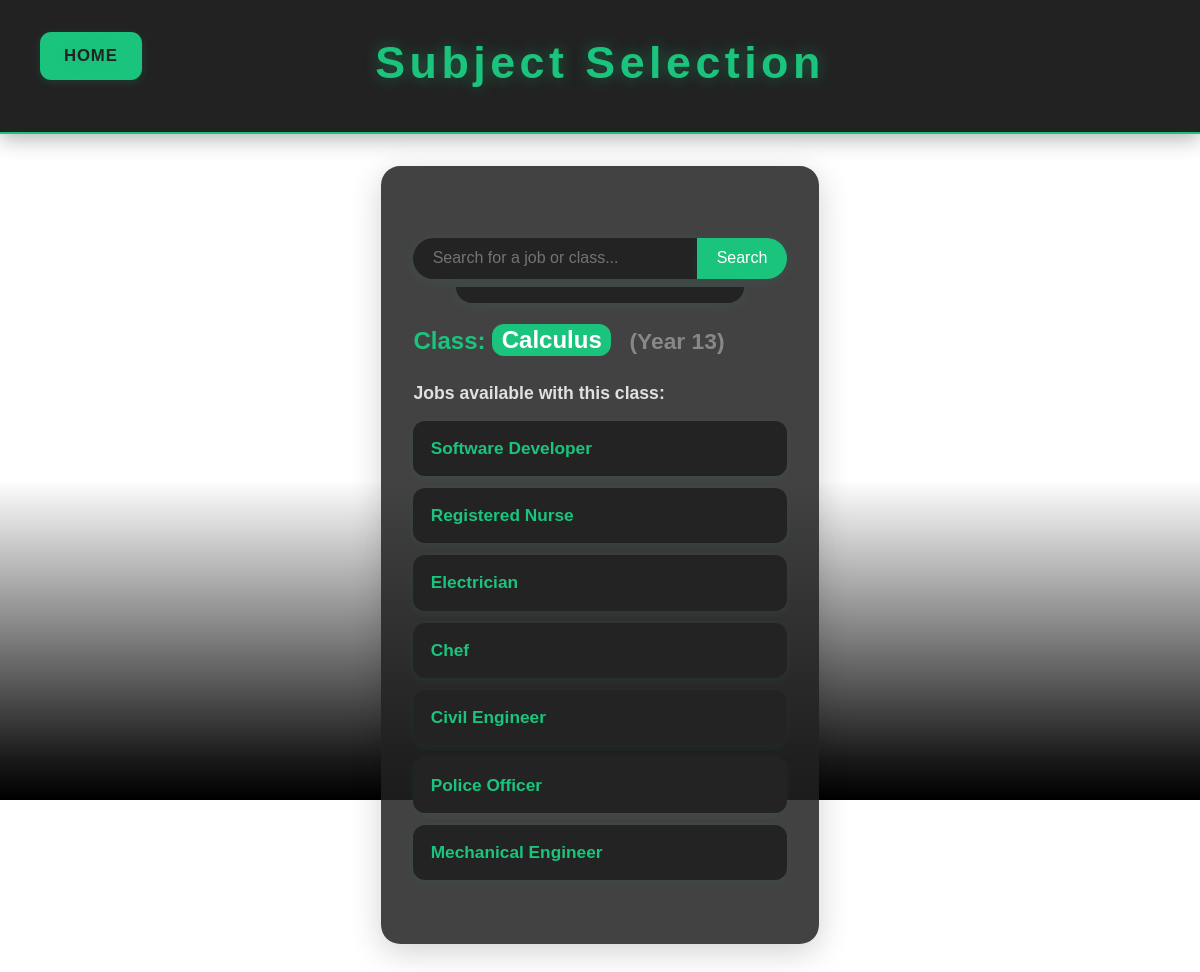
The app's page /subject/75 with its own data.
### tables this page shows
CREATE TABLE classes (id INTEGER PRIMARY KEY, name TEXT, year INTEGER, is_mandatory INTEGER, prerequisites TEXT);

CREATE TABLE "jobs" (id INTEGER PRIMARY KEY, name TEXT, salary_avg TEXT, area text);

### routes.py (the view)
@app.route("/subject/<int:class_id>")
def subject_by_id(class_id):
    with sqlite3.connect(DB_PATH) as conn:
        cursor = conn.cursor()
        cursor.execute("SELECT id, name, year, is_mandatory FROM classes WHERE id = ?", (class_id,))
        class_ = cursor.fetchone()
        if not class_:
            return render_template("404.html"), 404
        cursor.execute("""
            SELECT j.id, j.name FROM jobs j
            JOIN job_classes jc ON jc.job_id = j.id
            WHERE jc.class_id = ?
        """, (class_id,))
        jobs = cursor.fetchall()
    return render_template(
        "subject_selection.html",
        header="Subject Selection",
        selected_class={"id": class_[0], "name": class_[1], "year": class_[2], "is_mandatory": class_[3]},
        jobs=[{"id": j[0], "name": j[1]} for j in jobs]
    )

### templates/subject_selection.html (shortened to what this page needs)
<!DOCTYPE html>
<html lang="en">
<head>
    <link rel="stylesheet" href="/static/style.css">
</head>
<body>
    <header>
        <div class="header-title">Subject Selection</div>
        <a href="/" class="nav-btn home-btn" style="position:absolute;left:2rem;top:1.5rem;padding:0.6rem 1.5rem;border-radius:0.7rem;background:#1bc47d;color:#222;font-weight:600;text-decoration:none;box-shadow:0 2px 8px rgba(27,196,125,0.18);">Home</a>
    </header>
    <main class="main-content subject-selection-main">
        <div class="search-container">
            <div class="search-row">
                <input type="text" id="searchInput" placeholder="Search for a job or class..." class="search-bar" autocomplete="off">
                <button class="search-button" onclick="handleSearch()">Search</button>
            </div>
            <ul id="suggestions"></ul>
        </div>
        {% if selected_class %}
        <div class="results-title">Class: <span class="results-highlight">{{ selected_class.name }}</span> <span class="results-class-year">(Year {{ selected_class.year }})</span></div>
        <div class="results-subtitle">Jobs available with this class:</div>
        <ul class="results-list-ul">
            {% for j in jobs %}
            <li class="results-list-item results-job-item">
                <a href="/subject/job/{{ j.id }}" class="results-class-name">{{ j.name }}</a>
            </li>
            {% endfor %}
        </ul>
        {% endif %}
    </main>
</body>
</html>

### static/style.css (style rules this page uses)
.search-row { display: flex; flex-direction: row; align-items: center; width: 100%; max-width: 700px; margin-bottom: 0.5rem; }
* { margin: 0; padding: 0; box-sizing: border-box; text-decoration: none; font-family: 'Montserrat', sans-serif; transition: all 0.3s ease-in-out; }
html { scroll-behavior: smooth; }
body { background: url("/static/images/school.jpg") no-repeat center center fixed; background-size: cover; min-height: 100vh; color: #e0e0e0; font-size: 1.125rem; line-height: 1.7; display: flex; flex-direction: column; overflow-x: hidden; background-attachment: fixed; }
body::after { content: ""; position: fixed; left: 0; top: 0; width: 100vw; height: 100vh; pointer-events: none; z-index: 0; background: linear-gradient(to bottom, rgba(0, 0, 0, 0) 60%, rgba(0, 0, 0, 0.9) 95%, #000 100%); }
header { position: relative; font-size: 2.8rem; font-weight: 700; text-align: center; background: #222222; color: #1bc47d; text-shadow: 0 0 15px rgba(27, 196, 125, 0.4); padding: 1.5rem 0; height: auto; display: flex; align-items: center; justify-content: center; border-bottom: 2px solid #1bc47d; box-shadow: 0 5px 20px rgba(0, 0, 0, 0.3); letter-spacing: 0.1em; position: sticky; top: 0; z-index: 1000; flex-wrap: wrap; }
.header-title { width: 100%; text-align: center; font-size: 2.8rem; font-weight: 700; color: #1bc47d; margin-bottom: 0.5rem; letter-spacing: 0.1em; }
.tech button, .sci button, .building button, .buttons-seletion button, .about button, .help button, .subject_selection button, .dropdown button, .nav-btn, form button[type="submit"] { font-size: 1.05rem; font-weight: 600; border-radius: 0.75rem; background: #1bc47d; color: #1a1a1a; padding: 0.8rem 2.2rem; margin: 0.5rem; border: none; cursor: pointer; box-shadow: 0 4px 15px rgba(27, 196, 125, 0.4); position: relative; overflow: hidden; letter-spacing: 0.05em; text-transform: uppercase; }
::placeholder { color: #888; opacity: 0.8; }
.search-container { display: flex; flex-direction: column; align-items: center; justify-content: flex-start; position: relative; margin: 2rem 0; width: 100%; max-width: 700px; margin-left: auto; margin-right: auto; }
.search-bar { width: 18rem; padding: 0.7rem 1.2rem; font-size: 1rem; border: none; border-radius: 2rem 0 0 2rem; background: #232323; color: #1bc47d; box-shadow: 0 2px 12px rgba(27, 196, 125, 0.10); outline: none; transition: box-shadow 0.3s, background 0.2s, color 0.2s; display: inline-block; }
.search-button { padding: 0.7rem 1.2rem; font-size: 1rem; border: none; border-radius: 0 2rem 2rem 0; background: #1bc47d; color: #fff; cursor: pointer; transition: background 0.2s, transform 0.2s; box-shadow: 0 2px 12px rgba(27, 196, 125, 0.10); margin-left: -4px; display: inline-block; }
#suggestions { position: absolute; top: 100%; left: 50%; transform: translateX(-50%); width: 18rem; background: #232323; border-radius: 0 0 2rem 2rem; box-shadow: 0 2px 12px rgba(27, 196, 125, 0.10); z-index: 10; padding: 0.5rem 0; display: flex; flex-direction: column; align-items: center; }
.main-content { position: relative; z-index: 1; max-width: 700px; margin: 120vh auto 2rem auto; background: none; border-radius: 0; padding: 2rem 2.5rem; box-shadow: none; color: #e0e0e0; font-size: 1.15rem; line-height: 1.8; }
.subject-selection-main { background: rgba(34,34,34,0.85); border-radius: 1.2rem; box-shadow: 0 8px 32px rgba(0,0,0,0.18); padding: 2.5rem 2rem; margin-top: 2rem; }
.results-title { color: #1bc47d; font-size: 1.5rem; font-weight: 700; margin-bottom: 1rem; text-align: left; }
.results-highlight { color: #fff; background: #1bc47d; border-radius: 0.5em; padding: 0.1em 0.4em; }
.results-subtitle { color: #e0e0e0; font-size: 1.1rem; margin-bottom: 0.7rem; font-weight: 600; }
.results-list-ul { list-style: none; padding-left: 0; margin-bottom: 1.5rem; }
.results-list-item { background: #232323; margin-bottom: 0.7em; padding: 0.7em 1em; border-radius: 0.7em; box-shadow: 0 2px 8px rgba(27,196,125,0.08); display: flex; align-items: center; justify-content: space-between; color: #e0e0e0; font-size: 1.08rem; }
.results-class-name { color: #1bc47d; font-weight: 600; }
.results-class-year { color: #888; font-size: 0.95em; margin-left: 0.5em; }
.results-job-item { color: #1bc47d; font-weight: 600; }

### records on screen
classes: name "Calculus", year "13"
jobs: name "Software Developer"
jobs: name "Registered Nurse"
jobs: name "Electrician"
jobs: name "Chef"
jobs: name "Civil Engineer"
jobs: name "Police Officer"
jobs: name "Mechanical Engineer"
